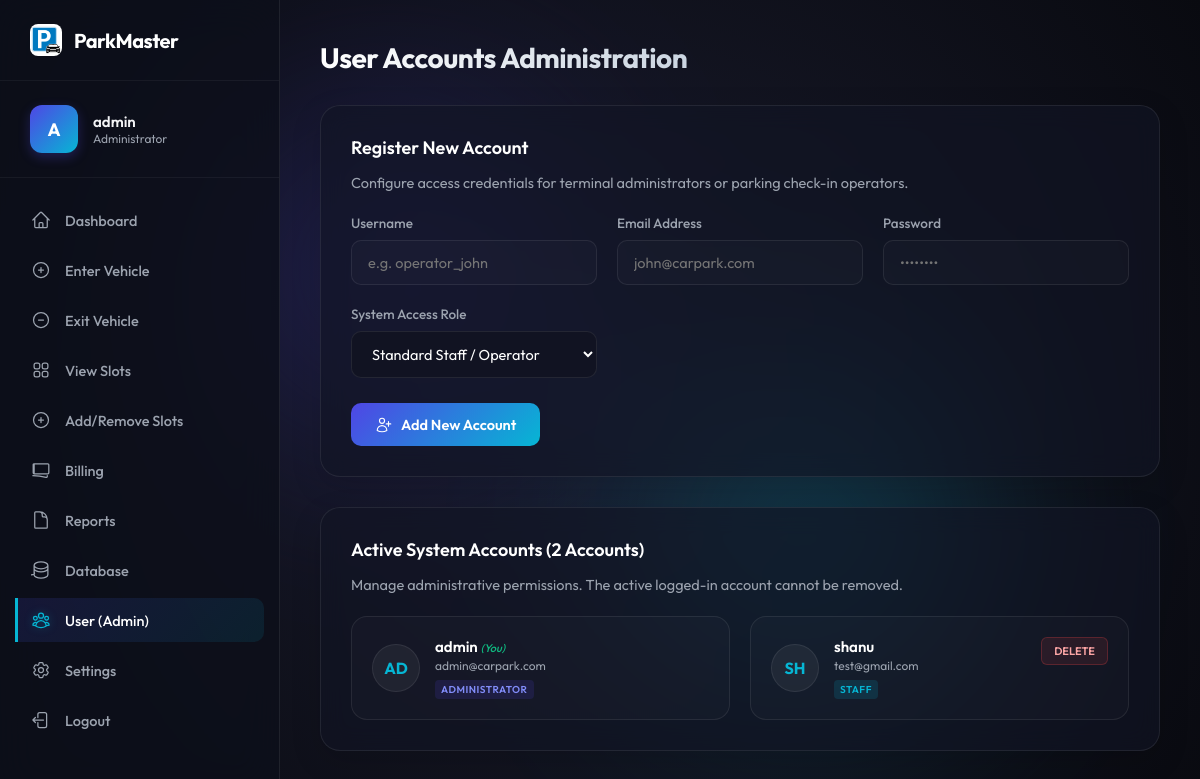
Page /user_admin.php (signed in) on the committed database.
### tables this page shows
CREATE TABLE `users` (
  `id` int(11) NOT NULL AUTO_INCREMENT,
  `username` varchar(50) NOT NULL,
  `password` varchar(255) NOT NULL,
  `email` varchar(100) NOT NULL,
  `role` varchar(20) NOT NULL DEFAULT 'staff',
  `created_at` timestamp NOT NULL DEFAULT current_timestamp(),
  PRIMARY KEY (`id`),
  UNIQUE KEY `username` (`username`),
  UNIQUE KEY `email` (`email`)
);

### user_admin.php (the view, shortened to what this page needs)
<?php
require_once 'config.php';
$user_list = [];
try {
    $stmt = $pdo->query("SELECT id, username, email, role, created_at FROM users ORDER BY role, username");
    $user_list = $stmt->fetchAll();
} catch (PDOException $e) {
    $error_message = "Failed to load registered accounts directory: " . $e->getMessage();
}
?>
<!DOCTYPE html>
<html lang="en">
<head>
    <link rel="stylesheet" href="style.css">
</head>
<body>
    <div class="dashboard-layout">
        <?php include 'sidebar.php'; ?>
        <main class="main-content">
            <div class="page-header">
                <h1 class="page-title">User Accounts Administration</h1>
            </div>
            <div class="content-card">
                <h2>Register New Account</h2>
                <p>Configure access credentials for terminal administrators or parking check-in operators.</p>
                <form method="POST" action="user_admin.php" autocomplete="off">
                    <div class="form-grid">
                        <div class="form-group">
                            <label for="reg_username">Username</label>
                            <input type="text" id="reg_username" name="reg_username" class="form-control" placeholder="e.g. operator_john" required>
                        </div>
                        <div class="form-group">
                            <label for="reg_email">Email Address</label>
                            <input type="email" id="reg_email" name="reg_email" class="form-control" placeholder="john@carpark.com" required>
                        </div>
                        <div class="form-group">
                            <label for="reg_password">Password</label>
                            <input type="password" id="reg_password" name="reg_password" class="form-control" placeholder="••••••••" required>
                        </div>
                        <div class="form-group">
                            <label for="reg_role">System Access Role</label>
                            <select id="reg_role" name="reg_role" class="form-control" required style="background-color: #111322;">
                                <option value="staff">Standard Staff / Operator</option>
                            </select>
                        </div>
                    </div>
                    <div style="margin-top: 25px;">
                        <button type="submit" class="btn-primary">
                            Add New Account
                        </button>
                    </div>
                </form>
            </div>
            <div class="content-card" style="margin-top: 30px;">
                <h2>Active System Accounts (<?php echo count($user_list); ?> Accounts)</h2>
                <p>Manage administrative permissions. The active logged-in account cannot be removed.</p>
                <div class="staff-grid">
                    <?php foreach ($user_list as $user): ?>
                        <?php
                            $is_current_session = ((int)$user['id'] === (int)$_SESSION['user_id']);
                        ?>
                        <div class="staff-card">
                            <div class="staff-avatar">
                                <?php echo strtoupper(substr($user['username'], 0, 2)); ?>
                            </div>
                            <div class="staff-details">
                                <span class="staff-username">
                                    <?php echo htmlspecialchars($user['username']); ?>
                                    <?php if ($is_current_session): ?>
                                        <span style="font-size: 11px; color: var(--success); font-weight: 500; font-style: italic;">(You)</span>
                                    <?php endif; ?>
                                </span>
                                <span class="staff-email"><?php echo htmlspecialchars($user['email']); ?></span>
                                <span class="staff-role-badge <?php echo $user['role'] === 'admin' ? 'admin' : 'staff'; ?>">
                                    <?php echo htmlspecialchars($user['role'] === 'admin' ? 'Administrator' : 'Staff'); ?>
                                </span>
                            </div>
                            <?php if (!$is_current_session): ?>
                                <div style="align-self: flex-start;">
                                    <form method="POST" action="user_admin.php" onsubmit="return confirm('Are you sure you want to delete account: <?php echo htmlspecialchars($user['username']); ?>? This cannot be undone.');">
                                        <button type="submit" class="btn-delete">Delete</button>
                                    </form>
                                </div>
                            <?php endif; ?>
                        </div>
                    <?php endforeach; ?>
                </div>
            </div>
        </main>
    </div>
</body>
</html>

### style.css (style rules this page uses)
:root { --bg-dark: #090a10; --bg-gradient: radial-gradient(circle at 50% 50%, #1a1c2e 0%, #090a10 100%); --primary: #4f46e5; --primary-light: #818cf8; --primary-glow: rgba(79, 70, 229, 0.4); --secondary: #06b6d4; --secondary-glow: rgba(6, 182, 212, 0.3); --card-bg: rgba(17, 20, 36, 0.65); --card-border: rgba(255, 255, 255, 0.08); --text-main: #f3f4f6; --text-muted: #9ca3af; --success: #10b981; --danger: #ef4444; --transition-speed: 0.3s; }
* { box-sizing: border-box; margin: 0; padding: 0; font-family: 'Outfit', sans-serif; }
body { background: var(--bg-dark); background-image: var(--bg-gradient); color: var(--text-main); min-height: 100vh; display: flex; justify-content: center; align-items: stretch; overflow-x: hidden; position: relative; }
body::before, body::after { content: ''; position: absolute; width: 300px; height: 300px; border-radius: 50%; filter: blur(120px); z-index: 0; pointer-events: none; opacity: 0.3; }
body::before { background: var(--primary); top: 15%; left: 20%; animation: float1 15s infinite alternate ease-in-out; }
body::after { background: var(--secondary); bottom: 15%; right: 20%; animation: float2 15s infinite alternate ease-in-out; }
.dashboard-layout { display: flex; width: 100%; min-height: 100vh; position: relative; z-index: 10; }
.nav-icon svg { width: 20px; height: 20px; stroke: currentColor; display: block; transition: transform 0.2s ease; }
.nav-item.active .nav-icon svg { stroke: var(--secondary); filter: drop-shadow(0 0 4px var(--secondary-glow)); }
.main-content { flex-grow: 1; padding: 40px; overflow-y: auto; height: 100vh; }
.page-header { margin-bottom: 30px; display: flex; justify-content: space-between; align-items: center; }
.page-title { font-size: 28px; font-weight: 700; letter-spacing: -0.5px; background: linear-gradient(to right, #ffffff, #cbd5e1); -webkit-background-clip: text; -webkit-text-fill-color: transparent; }
.content-card { background: var(--card-bg); border: 1px solid var(--card-border); backdrop-filter: blur(12px); -webkit-backdrop-filter: blur(12px); border-radius: 20px; padding: 30px; box-shadow: 0 10px 30px rgba(0, 0, 0, 0.15); }
.content-card h2 { font-size: 18px; font-weight: 600; margin-bottom: 12px; color: #ffffff; }
.content-card p { color: var(--text-muted); line-height: 1.6; font-size: 14.5px; margin-bottom: 20px; }
.form-grid { display: grid; grid-template-columns: repeat(auto-fit, minmax(200px, 1fr)); gap: 20px; margin-top: 15px; }
.form-group { display: flex; flex-direction: column; gap: 8px; }
.form-group label { font-size: 13.5px; color: var(--text-muted); font-weight: 500; }
.form-control { background: rgba(255, 255, 255, 0.02); border: 1px solid var(--card-border); border-radius: 10px; padding: 12px 16px; color: #ffffff; font-size: 14.5px; outline: none; transition: all var(--transition-speed); }
.btn-primary { background: linear-gradient(135deg, var(--primary) 0%, var(--secondary) 100%); border: none; border-radius: 10px; color: #ffffff; font-size: 14.5px; font-weight: 600; padding: 12px 24px; cursor: pointer; transition: all var(--transition-speed); display: inline-flex; align-items: center; gap: 8px; }

### rows in the picture
users: username "AD", username "admin", shows "(You)", email "admin@carpark.com", role "ADMINISTRATOR"
users: username "SH", username "shanu", email "test@gmail.com", role "STAFF"

### other values in the picture
substr($username, 0, 1) "A"
$username "admin"
$role "Admin"
$item['label'] "Dashboard"
$item['label'] "Enter Vehicle"
$item['label'] "Exit Vehicle"
$item['label'] "View Slots"
$item['label'] "Add/Remove Slots"
$item['label'] "Billing"
$item['label'] "Reports"
$item['label'] "Database"
$item['label'] "User (Admin)"
$item['label'] "Settings"
$item['label'] "Logout"
count($user_list) "2"
